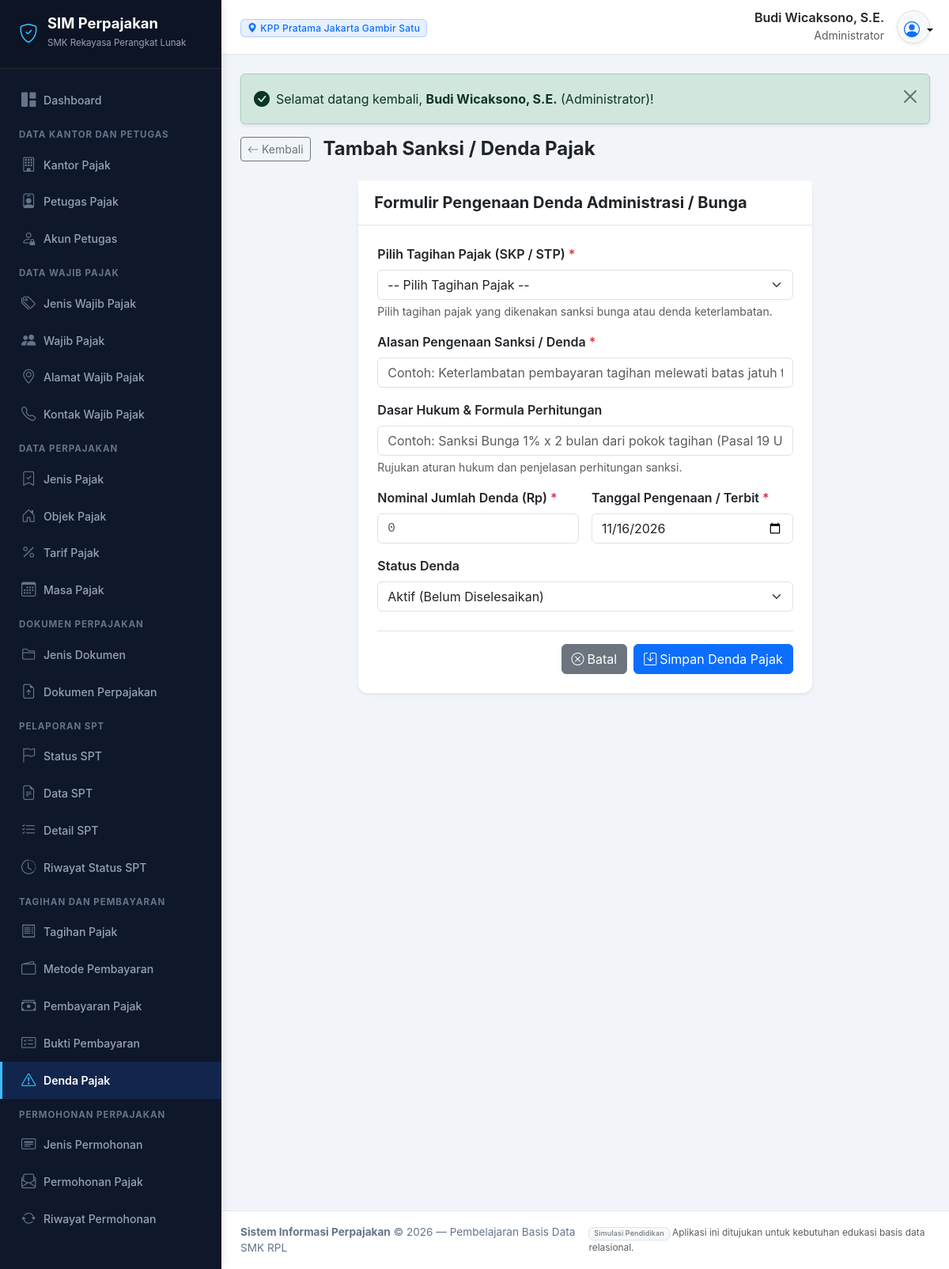
Screenshot of /modules/denda_pajak/tambah.php (signed in) with the database file from the repository.
### tables this page shows
CREATE TABLE `akun_petugas` (
  `id_akun` INT AUTO_INCREMENT PRIMARY KEY,
  `id_petugas` INT NOT NULL UNIQUE,
  `nama_pengguna` VARCHAR(50) NOT NULL UNIQUE,
  `kata_sandi` VARCHAR(255) NOT NULL,
  `peran` VARCHAR(50) NOT NULL,
  `status_akun` ENUM('Aktif', 'Nonaktif') DEFAULT 'Aktif',
  `terakhir_masuk` DATETIME NULL,
  `created_at` TIMESTAMP DEFAULT CURRENT_TIMESTAMP,
  CONSTRAINT `fk_akun_petugas` FOREIGN KEY (`id_petugas`) 
    REFERENCES `petugas_pajak` (`id_petugas`) ON UPDATE CASCADE ON DELETE CASCADE
);

CREATE TABLE `kantor_pajak` (
  `id_kantor` INT AUTO_INCREMENT PRIMARY KEY,
  `kode_kantor` VARCHAR(20) NOT NULL UNIQUE,
  `nama_kantor` VARCHAR(150) NOT NULL,
  `alamat` TEXT NOT NULL,
  `kota` VARCHAR(100) NOT NULL,
  `nomor_telepon` VARCHAR(30) NOT NULL,
  `email` VARCHAR(100) NOT NULL,
  `created_at` TIMESTAMP DEFAULT CURRENT_TIMESTAMP
);

CREATE TABLE `petugas_pajak` (
  `id_petugas` INT AUTO_INCREMENT PRIMARY KEY,
  `id_kantor` INT NOT NULL,
  `nama_petugas` VARCHAR(150) NOT NULL,
  `nomor_identitas` VARCHAR(50) NOT NULL UNIQUE,
  `jabatan` VARCHAR(100) NOT NULL,
  `nomor_telepon` VARCHAR(30) NOT NULL,
  `email` VARCHAR(100) NOT NULL,
  `status` ENUM('Aktif', 'Nonaktif') DEFAULT 'Aktif',
  `created_at` TIMESTAMP DEFAULT CURRENT_TIMESTAMP,
  CONSTRAINT `fk_petugas_kantor` FOREIGN KEY (`id_kantor`) 
    REFERENCES `kantor_pajak` (`id_kantor`) ON UPDATE CASCADE ON DELETE RESTRICT
);

### modules/denda_pajak/tambah.php (the view, shortened to what this page needs)
<?php
require_once __DIR__ . '/../../includes/header.php';
?>
<div class="d-flex align-items-center mb-4">
    <a href="index.php" class="btn btn-outline-secondary btn-sm me-3"><i class="bi bi-arrow-left"></i> Kembali</a>
    <h4 class="fw-bold mb-0 text-dark">Tambah Sanksi / Denda Pajak</h4>
</div>
<div class="row justify-content-center">
    <div class="col-12 col-lg-8">
        <div class="card border-0 shadow-sm">
            <div class="card-header bg-white border-bottom">
                <h5 class="card-title fw-bold mb-0 text-dark">Formulir Pengenaan Denda Administrasi / Bunga</h5>
            </div>
            <div class="card-body p-4">
                <form method="POST">
                    <div class="mb-3">
                        <label for="id_tagihan" class="form-label fw-semibold">Pilih Tagihan Pajak (SKP / STP) <span class="text-danger">*</span></label>
                        <select name="id_tagihan" id="id_tagihan" class="form-select select2-enable" required>
                            <option value="">-- Pilih Tagihan Pajak --</option>
                        </select>
                        <div class="form-text">Pilih tagihan pajak yang dikenakan sanksi bunga atau denda keterlambatan.</div>
                    </div>
                    <div class="mb-3">
                        <label for="alasan_denda" class="form-label fw-semibold">Alasan Pengenaan Sanksi / Denda <span class="text-danger">*</span></label>
                        <input type="text" name="alasan_denda" id="alasan_denda" class="form-control" placeholder="Contoh: Keterlambatan pembayaran tagihan melewati batas jatuh tempo" value="<?= escape($_POST['alasan_denda'] ?? '') ?>" required>
                    </div>
                    <div class="mb-3">
                        <label for="dasar_perhitungan" class="form-label fw-semibold">Dasar Hukum &amp; Formula Perhitungan</label>
                        <input type="text" name="dasar_perhitungan" id="dasar_perhitungan" class="form-control" placeholder="Contoh: Sanksi Bunga 1% x 2 bulan dari pokok tagihan (Pasal 19 UU KUP/HPP)" value="<?= escape($_POST['dasar_perhitungan'] ?? '') ?>">
                        <div class="form-text">Rujukan aturan hukum dan penjelasan perhitungan sanksi.</div>
                    </div>
                    <div class="row g-3 mb-3">
                        <div class="col-12 col-md-6">
                            <label for="jumlah_denda" class="form-label fw-semibold">Nominal Jumlah Denda (Rp) <span class="text-danger">*</span></label>
                            <input type="number" step="0.01" name="jumlah_denda" id="jumlah_denda" class="form-control font-monospace" placeholder="0" value="<?= escape($_POST['jumlah_denda'] ?? '') ?>" required>
                        </div>
                        <div class="col-12 col-md-6">
                            <label for="tanggal_pengenaan" class="form-label fw-semibold">Tanggal Pengenaan / Terbit <span class="text-danger">*</span></label>
                            <input type="date" name="tanggal_pengenaan" id="tanggal_pengenaan" class="form-control" value="<?= escape($_POST['tanggal_pengenaan'] ?? date('Y-m-d')) ?>" required>
                        </div>
                    </div>
                    <div class="mb-4">
                        <label for="status_denda" class="form-label fw-semibold">Status Denda</label>
                        <select name="status_denda" id="status_denda" class="form-select">
                            <option value="Aktif" <?= (($_POST['status_denda'] ?? 'Aktif') === 'Aktif') ? 'selected' : '' ?>>Aktif (Belum Diselesaikan)</option>
                        </select>
                    </div>
                    <div class="d-flex justify-content-end gap-2 border-top pt-3">
                        <a href="index.php" class="btn btn-secondary"><i class="bi bi-x-circle me-1"></i>Batal</a>
                        <button type="submit" class="btn btn-primary"><i class="bi bi-save me-1"></i>Simpan Denda Pajak</button>
                    </div>
                </form>
            </div>
        </div>
    </div>
</div>
<?php require_once __DIR__ . '/../../includes/footer.php'; ?>

### includes/header.php (shortened to what this page needs)
<?php
require_once __DIR__ . '/fungsi.php';
$user_aktif = pengguna_login();
$nama_user = $user_aktif['nama_petugas'] ?? $_SESSION['nama_pengguna'] ?? 'Petugas';
$peran_user = $user_aktif['peran'] ?? 'Petugas Pajak';
$kantor_user = $user_aktif['nama_kantor'] ?? 'Kantor Pajak';
?>
<!DOCTYPE html>
<html lang="id">
<head>
    <link rel="stylesheet" href="<?= base_url('assets/css/bootstrap.min.css') ?>">
    <link rel="stylesheet" href="<?= base_url('assets/css/bootstrap-icons.min.css') ?>">
    <link rel="stylesheet" href="<?= base_url('assets/css/style.css') ?>">
    <link rel="stylesheet" href="https://cdn.jsdelivr.net/npm/bootstrap-icons@1.11.3/font/bootstrap-icons.min.css" onerror="this.onerror=null;">
</head>
<body>
<div class="app-wrapper">
    <?php require_once __DIR__ . '/sidebar.php'; ?>
    <div class="app-content">
        <header class="app-header">
            <div class="d-flex align-items-center">
                <div class="d-none d-sm-block">
                    <span class="badge bg-primary bg-opacity-10 text-primary border border-primary border-opacity-25 px-2 py-1">
                        <i class="bi bi-geo-alt-fill me-1"></i><?= escape($kantor_user) ?>
                    </span>
                </div>
            </div>
            <div class="d-flex align-items-center gap-3">
                <div class="text-end d-none d-md-block">
                    <div class="fw-semibold text-dark lh-sm"><?= escape($nama_user) ?></div>
                    <small class="text-muted"><?= escape($peran_user) ?></small>
                </div>
                <div class="dropdown">
                    <button class="btn btn-light rounded-circle p-2 border shadow-sm dropdown-toggle" type="button" id="userDropdown" data-bs-toggle="dropdown" aria-expanded="false" style="width: 42px; height: 42px;">
                        <i class="bi bi-person-circle fs-5 text-primary"></i>
                    </button>
                </div>
            </div>
        </header>
        <main class="p-3 p-md-4 flex-grow-1">

### assets/css/style.css (style rules this page uses)
:root { --primary-color: #1e3a8a; --primary-light: #3b82f6; --primary-dark: #0f172a; --secondary-color: #0d9488; --accent-gold: #f59e0b; --bg-main: #f1f5f9; --sidebar-bg: #0f172a; --sidebar-hover: #1e293b; --sidebar-active: #2563eb; --card-border: #e2e8f0; }
body { background-color: var(--bg-main); font-family: -apple-system, BlinkMacSystemFont, "Segoe UI", Roboto, "Helvetica Neue", Arial, sans-serif; color: #334155; min-height: 100vh; display: flex; flex-direction: column; }
.app-wrapper { display: flex; min-height: 100vh; width: 100%; }
.app-content { flex-grow: 1; display: flex; flex-direction: column; min-width: 0; background-color: var(--bg-main); }
.app-header { background-color: #ffffff; border-bottom: 1px solid #e2e8f0; padding: 0.75rem 1.5rem; display: flex; align-items: center; justify-content: space-between; box-shadow: 0 1px 3px rgba(0,0,0,0.03); position: sticky; top: 0; z-index: 1010; }
.card { border: 1px solid var(--card-border); border-radius: 0.75rem; box-shadow: 0 1px 3px rgba(0,0,0,0.05); background: #ffffff; }
.card-header { background-color: #ffffff; border-bottom: 1px solid #f1f5f9; padding: 1rem 1.25rem; font-weight: 600; }
.badge { font-weight: 500; letter-spacing: 0.02em; }

### rows the page displays
akun_petugas: kantor_pajak.nama_kantor "KPP Pratama Jakarta Gambir Satu", id_petugas.nama_petugas "Budi Wicaksono, S.E.", peran "Administrator"

### other values shown
$flash['pesan'] "Selamat datang kembali, Budi Wicaksono, S.E. (Administrator)!"
